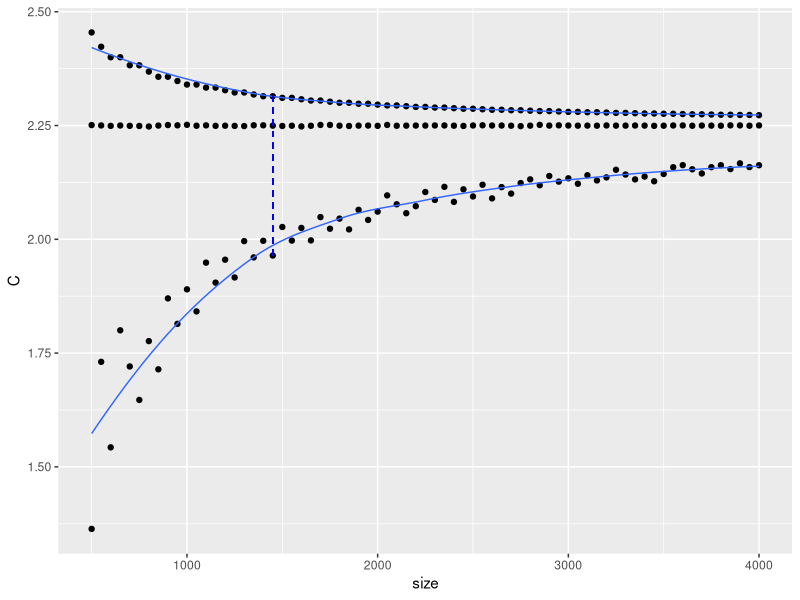

This figure's R source:
## Power calculations to estimate variance
# Goal: what is the desired sample size to get an estimate of the variance where
# the width of the empirical 95% confidence interval is <= .15
require(ggplot2)
set.seed(94305)
nsims <- 1e4
c <- .15

# Assumptions ----
# Sharing rates are 50/% for both true and false at baseline
# Assume maximum variance; true variance:
var(sample(c(-2, 1), 1e5, replace = TRUE))

# hypothetical sample size
ss <- seq(500, 4000, 50)
# sample variance
svmat <- matrix(NA, nrow = nsims, ncol = length(ss))

for(j in 1:length(ss)){
  n <- floor(ss[j]/40)
  for(i in 1:nsims){
    newr <- sample(c(-2, 1), n, replace = TRUE)
    svmat[i,j] <- var(newr)
  }
}


df <- apply(svmat, 2, function(x) c(mean(x), quantile(x, c(0.025, 0.975))))

df <- data.frame(size = ss,
                 C = df[1,],
                 L = df[2,],
                 U = df[3,],
                 W = df[3,]-df[2,])

ggplot(df, 
       aes(x = size, y = C)) +
  geom_point() +
  geom_point(aes(x = size, y = L)) +
  geom_smooth(aes(x = size, y = L), se = FALSE, size = 0.5) +
  geom_point(aes(x = size, y = U)) +
  geom_smooth(aes(x = size, y = U), se = FALSE, size = 0.5) +
  geom_segment(aes(x = ss[max(which(W>2.25*c))], 
                   y = L[max(which(W>2.25*c))], 
                   xend = ss[max(which(W>2.25*c))], 
                   yend = U[max(which(W>2.25*c))]), 
               data = df, colour = 'blue', lty = 'dashed')
  
ss[max(which(df$W>2.25*c))]


